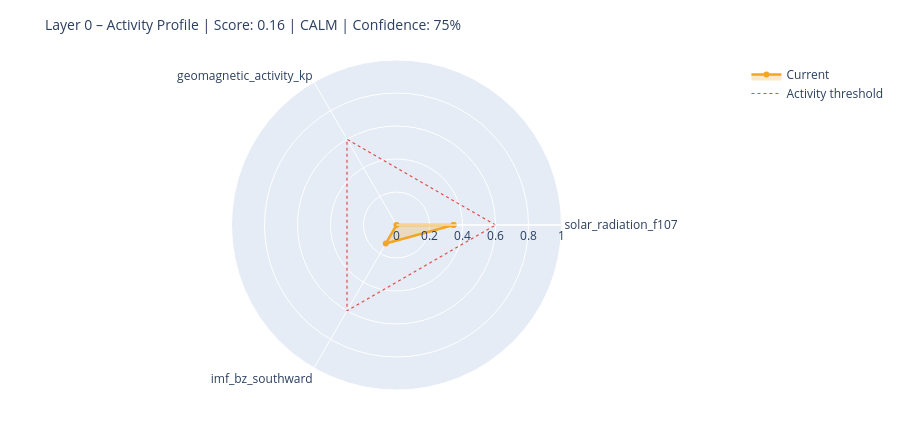

The notebook cell saved with this chart:
### Markdown cell above
---
## 6. State Assessment & Handoff to Layer 1

### Code cell
# ============================================================
# STEP 1 – Collect raw values with source modes
# Mode: 'primary' | 'fallback_3h' | 'last_valid' | 'missing'
# ============================================================

def safe_last(df, col):
    if df is None or col not in df.columns: return None
    s = df[col].dropna()
    return float(s.iloc[-1]) if not s.empty else None

f107_now = safe_last(df_f107, 'f10.7')
bz_now   = safe_last(df_mag,  'bz_gsm')
kp_now   = safe_last(df_kp,   'kp')
sw_now   = safe_last(df_sw,   'speed')

source_modes = {
    'F10.7':    'primary'  if f107_now is not None else 'missing',
    'Kp':       'primary'  if kp_now   is not None else 'missing',
    'IMF_Bz':   'primary'  if bz_now   is not None else 'missing',
    'SW_speed': 'primary'  if sw_now   is not None else 'missing',
}

# Kp Fallback – 3h endpoint
if kp_now is None:
    try:
        r = requests.get(
            'https://services.swpc.noaa.gov/json/noaa-planetary-k-index.json',
            timeout=10)
        r.raise_for_status()
        fb = pd.DataFrame(r.json())
        tc = next((c for c in fb.columns if 'time' in c.lower()), fb.columns[0])
        kc = next((c for c in fb.columns if 'kp' in c.lower() and c != tc), None)
        if kc:
            fb[kc] = fb[kc].astype(str).str.extract(r'([0-9]+(?:\.[0-9]*)?)')[0]
            fb[kc] = pd.to_numeric(fb[kc], errors='coerce')
            fb = fb[fb[kc] >= 0].dropna(subset=[kc])
            if not fb.empty:
                kp_now = float(fb[kc].iloc[-1])
                source_modes['Kp'] = 'fallback_3h'
                print(f'  Kp fallback (3h): {kp_now:.1f}')
    except Exception as e:
        print(f'  Kp fallback failed: {e}')

# Solar Wind Fallback – last valid value
if sw_now is None and df_sw is not None and 'speed' in df_sw.columns:
    s = df_sw['speed'].dropna()
    if not s.empty:
        sw_now = float(s.iloc[-1])
        source_modes['SW_speed'] = 'last_valid'
        print(f'  SW fallback (last_valid): {sw_now:.0f} km/s')

print()
print('Source modes:', source_modes)

# ============================================================
# STEP 2 – Score from available components only
# ============================================================

def norm(v, lo, hi):
    if v is None: return None
    return max(0.0, min(1.0, (v - lo) / (hi - lo)))

COMPONENTS = {
    'solar_radiation_f107':    (f107_now, norm(f107_now, 60, 250)),
    'geomagnetic_activity_kp': (kp_now,   norm(kp_now,   0,   9)),
    'imf_bz_southward':        (bz_now,   norm(-(bz_now or 0) if bz_now else None, -5, 30)
                                           if bz_now is not None else None),
    'solar_wind_speed':        (sw_now,   norm(sw_now, 300, 800)),
}

available   = {k: v[1] for k, v in COMPONENTS.items() if v[1] is not None}
unavailable = [k for k, v in COMPONENTS.items() if v[1] is None]

layer0_score = round(sum(available.values()) / len(available), 4) if available else None
confidence   = round(len(available) / len(COMPONENTS), 2)

level = ('unknown'  if layer0_score is None
         else 'calm'     if layer0_score < 0.3
         else 'moderate' if layer0_score < 0.6
         else 'active')

# ============================================================
# STEP 3 – Dominant Driver
# ============================================================

def dominant_driver(kp, f107, bz, sw):
    candidates = []
    if kp   is not None and kp   >= 4:   candidates.append(('geomagnetic',    kp / 9))
    if sw   is not None and sw   >= 500:  candidates.append(('solar_wind',     sw / 800))
    if bz   is not None and bz   <= -5:   candidates.append(('imf_southward',  abs(bz) / 30))
    if f107 is not None and f107 >= 150:  candidates.append(('solar_radiation',f107 / 250))
    return max(candidates, key=lambda x: x[1])[0] if candidates else 'none'

driver = dominant_driver(kp_now, f107_now, bz_now, sw_now)

# ============================================================
# STEP 4 – Downstream expectations
# ============================================================

def downstream_expectation(driver, score, kp, bz, f107):
    exp = {
        'magnetosphere':        'calm',
        'ionosphere':           'calm',
        'schumann_resonance':   'unchanged',
        'lithosphere_currents': 'low',
    }
    if driver == 'geomagnetic' or (kp and kp >= 5):
        exp['magnetosphere']        = 'compressed / storm'
        exp['ionosphere']           = 'elevated disturbance (TEC variability)'
        exp['schumann_resonance']   = 'elevated amplitude possible'
        exp['lithosphere_currents'] = 'elevated induction currents'
    elif driver == 'imf_southward' or (bz and bz <= -5):
        exp['magnetosphere']        = 'energy coupling active'
        exp['ionosphere']           = 'elevated electron density possible'
        exp['schumann_resonance']   = 'slight modulation possible'
    elif driver == 'solar_radiation' or (f107 and f107 >= 150):
        exp['ionosphere']           = 'elevated ionization (F-layer)'
        exp['schumann_resonance']   = 'slightly elevated background activity'
    return exp

downstream = downstream_expectation(driver, layer0_score, kp_now, bz_now, f107_now)

# ============================================================
# CONSOLE OUTPUT
# ============================================================

W = 58
print('=' * W)
print('LAYER 0 – STATE ASSESSMENT')
print('=' * W)
for name, (raw_v, score_v) in COMPONENTS.items():
    if score_v is not None:
        bar = '█' * int(score_v * 20) + '░' * (20 - int(score_v * 20))
        print(f'  {name:<35}  {bar}  {score_v:.2f}')
    else:
        print(f'  {name:<35}  {"─" * 20}  n/a')
print('-' * W)
print(f'  Score ({len(available)}/{len(COMPONENTS)} components):  {layer0_score:.3f}')
print(f'  Confidence:         {confidence:.0%}')
print(f'  Level:              {level.upper()}')
print(f'  Dominant Driver:    {driver}')

# Radar chart
cats = list(available.keys())
vals = list(available.values())
if len(cats) >= 3:
    fig = go.Figure()
    fig.add_trace(go.Scatterpolar(
        r=vals + [vals[0]], theta=cats + [cats[0]],
        fill='toself', fillcolor='rgba(242,166,35,0.25)',
        line=dict(color='#F2A623', width=2.5), name='Current'
    ))
    fig.add_trace(go.Scatterpolar(
        r=[0.6] * (len(cats) + 1), theta=cats + [cats[0]],
        line=dict(color='#E24B4A', dash='dot', width=1.2),
        mode='lines', name='Activity threshold'
    ))
    fig.update_layout(
        title=dict(text=f'Layer 0 – Activity Profile | Score: {layer0_score:.2f} | {level.upper()} | Confidence: {confidence:.0%}',
                   font=dict(size=14)),
        polar=dict(radialaxis=dict(visible=True, range=[0, 1])),
        height=430, showlegend=True,
        margin=dict(l=60, r=60, t=60, b=40)
    )
    fig.show()

### Figure 1 — Plotly figure (JSON) as saved in the notebook; plotly's stock layout.template omitted (floating-point values rounded to 4 significant figures)
{"data": [{"fill": "toself", "fillcolor": "rgba(242,166,35,0.25)", "line": {"color": "#F2A623", "width": 2.5}, "name": "Current", "r": [0.3457, 0.0, 0.13, 0.3457], "theta": ["solar_radiation_f107", "geomagnetic_activity_kp", "imf_bz_southward", "solar_radiation_f107"], "type": "scatterpolar"}, {"line": {"color": "#E24B4A", "dash": "dot", "width": 1.2}, "mode": "lines", "name": "Activity threshold", "r": [0.6, 0.6, 0.6, 0.6], "theta": ["solar_radiation_f107", "geomagnetic_activity_kp", "imf_bz_southward", "solar_radiation_f107"], "type": "scatterpolar"}], "layout": {"height": 430, "margin": {"b": 40, "l": 60, "r": 60, "t": 60}, "polar": {"radialaxis": {"range": [0, 1], "visible": true}}, "showlegend": true, "title": {"font": {"size": 14}, "text": "Layer 0 – Activity Profile | Score: 0.16 | CALM | Confidence: 75%"}}}
